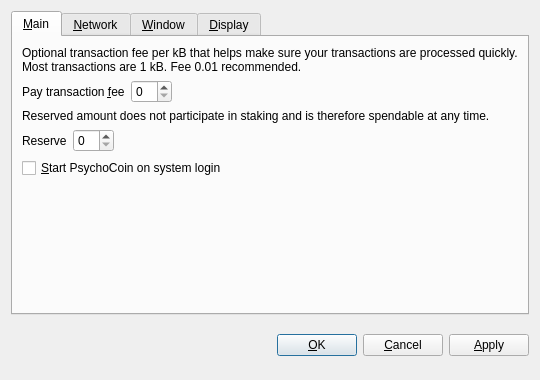
<?xml version="1.0" encoding="UTF-8"?>
<ui version="4.0">
 <class>OptionsDialog</class>
 <widget class="QDialog" name="OptionsDialog">
  <property name="geometry">
   <rect>
    <x>0</x>
    <y>0</y>
    <width>540</width>
    <height>380</height>
   </rect>
  </property>
  <property name="windowTitle">
   <string>Options</string>
  </property>
  <property name="modal">
   <bool>true</bool>
  </property>
  <layout class="QVBoxLayout" name="verticalLayout">
   <item>
    <widget class="QTabWidget" name="tabWidget">
     <property name="tabPosition">
      <enum>QTabWidget::North</enum>
     </property>
     <property name="currentIndex">
      <number>0</number>
     </property>
     <widget class="QWidget" name="tabMain">
      <attribute name="title">
       <string>&amp;Main</string>
      </attribute>
      <layout class="QVBoxLayout" name="verticalLayout_Main">
       <item>
        <widget class="QLabel" name="transactionFeeInfoLabel">
         <property name="text">
          <string>Optional transaction fee per kB that helps make sure your transactions are processed quickly. Most transactions are 1 kB. Fee 0.01 recommended.</string>
         </property>
         <property name="textFormat">
          <enum>Qt::PlainText</enum>
         </property>
         <property name="wordWrap">
          <bool>true</bool>
         </property>
        </widget>
       </item>
       <item>
        <layout class="QHBoxLayout" name="horizontalLayoutFee">
         <item>
          <widget class="QLabel" name="transactionFeeLabel">
           <property name="text">
            <string>Pay transaction &amp;fee</string>
           </property>
           <property name="textFormat">
            <enum>Qt::PlainText</enum>
           </property>
           <property name="buddy">
            <cstring>transactionFee</cstring>
           </property>
          </widget>
         </item>
         <item>
          <widget class="BitcoinAmountField" name="transactionFee"/>
         </item>
         <item>
          <spacer name="horizontalSpacerFee">
           <property name="orientation">
            <enum>Qt::Horizontal</enum>
           </property>
           <property name="sizeHint" stdset="0">
            <size>
             <width>40</width>
             <height>20</height>
            </size>
           </property>
          </spacer>
         </item>
        </layout>
       </item>
       <item>
        <widget class="QLabel" name="reserveBalanceInfoLabel">
         <property name="text">
          <string>Reserved amount does not participate in staking and is therefore spendable at any time.</string>
         </property>
         <property name="textFormat">
          <enum>Qt::PlainText</enum>
         </property>
         <property name="wordWrap">
          <bool>true</bool>
         </property>
        </widget>
       </item>
       <item>
        <layout class="QHBoxLayout" name="horizontalLayoutReserveBalance">
         <item>
          <widget class="QLabel" name="reserveBalanceLabel">
           <property name="text">
            <string>Reserve</string>
           </property>
           <property name="textFormat">
            <enum>Qt::PlainText</enum>
           </property>
           <property name="buddy">
            <cstring>reserveBalance</cstring>
           </property>
          </widget>
         </item>
         <item>
          <widget class="BitcoinAmountField" name="reserveBalance"/>
         </item>
         <item>
          <spacer name="horizontalSpacerReserveBalance">
           <property name="orientation">
            <enum>Qt::Horizontal</enum>
           </property>
           <property name="sizeHint" stdset="0">
            <size>
             <width>40</width>
             <height>20</height>
            </size>
           </property>
          </spacer>
         </item>
        </layout>
       </item>
       <item>
        <widget class="QCheckBox" name="bitcoinAtStartup">
         <property name="toolTip">
          <string>Automatically start PsychoCoin after logging in to the system.</string>
         </property>
         <property name="text">
          <string>&amp;Start PsychoCoin on system login</string>
         </property>
        </widget>
       </item>
       <item>
        <spacer name="verticalSpacer_Main">
         <property name="orientation">
          <enum>Qt::Vertical</enum>
         </property>
         <property name="sizeHint" stdset="0">
          <size>
           <width>20</width>
           <height>40</height>
          </size>
         </property>
        </spacer>
       </item>
      </layout>
     </widget>
     <widget class="QWidget" name="tabNetwork">
      <attribute name="title">
       <string>&amp;Network</string>
      </attribute>
      <layout class="QVBoxLayout" name="verticalLayout_Network">
       <item>
        <widget class="QCheckBox" name="mapPortUpnp">
         <property name="toolTip">
          <string>Automatically open the PsychoCoin client port on the router. This only works when your router supports UPnP and it is enabled.</string>
         </property>
         <property name="text">
          <string>Map port using &amp;UPnP</string>
         </property>
        </widget>
       </item>
       <item>
        <widget class="QCheckBox" name="connectSocks">
         <property name="toolTip">
          <string>Connect to the PsychoCoin network through a SOCKS proxy (e.g. when connecting through Tor).</string>
         </property>
         <property name="text">
          <string>&amp;Connect through SOCKS proxy:</string>
         </property>
        </widget>
       </item>
       <item>
        <layout class="QHBoxLayout" name="horizontalLayout_Network">
         <item>
          <widget class="QLabel" name="proxyIpLabel">
           <property name="text">
            <string>Proxy &amp;IP:</string>
           </property>
           <property name="textFormat">
            <enum>Qt::PlainText</enum>
           </property>
           <property name="buddy">
            <cstring>proxyIp</cstring>
           </property>
          </widget>
         </item>
         <item>
          <widget class="QValidatedLineEdit" name="proxyIp">
           <property name="maximumSize">
            <size>
             <width>140</width>
             <height>16777215</height>
            </size>
           </property>
           <property name="toolTip">
            <string>IP address of the proxy (e.g. 127.0.0.1)</string>
           </property>
          </widget>
         </item>
         <item>
          <widget class="QLabel" name="proxyPortLabel">
           <property name="text">
            <string>&amp;Port:</string>
           </property>
           <property name="textFormat">
            <enum>Qt::PlainText</enum>
           </property>
           <property name="buddy">
            <cstring>proxyPort</cstring>
           </property>
          </widget>
         </item>
         <item>
          <widget class="QLineEdit" name="proxyPort">
           <property name="maximumSize">
            <size>
             <width>55</width>
             <height>16777215</height>
            </size>
           </property>
           <property name="toolTip">
            <string>Port of the proxy (e.g. 9050)</string>
           </property>
          </widget>
         </item>
         <item>
          <widget class="QLabel" name="socksVersionLabel">
           <property name="text">
            <string>SOCKS &amp;Version:</string>
           </property>
           <property name="textFormat">
            <enum>Qt::PlainText</enum>
           </property>
           <property name="buddy">
            <cstring>socksVersion</cstring>
           </property>
          </widget>
         </item>
         <item>
          <widget class="QValueComboBox" name="socksVersion">
           <property name="toolTip">
            <string>SOCKS version of the proxy (e.g. 5)</string>
           </property>
          </widget>
         </item>
         <item>
          <spacer name="horizontalSpacer_Network">
           <property name="orientation">
            <enum>Qt::Horizontal</enum>
           </property>
           <property name="sizeHint" stdset="0">
            <size>
             <width>40</width>
             <height>20</height>
            </size>
           </property>
          </spacer>
         </item>
        </layout>
       </item>
       <item>
        <spacer name="verticalSpacer_Network">
         <property name="orientation">
          <enum>Qt::Vertical</enum>
         </property>
         <property name="sizeHint" stdset="0">
          <size>
           <width>20</width>
           <height>40</height>
          </size>
         </property>
        </spacer>
       </item>
      </layout>
     </widget>
     <widget class="QWidget" name="tabWindow">
      <attribute name="title">
       <string>&amp;Window</string>
      </attribute>
      <layout class="QVBoxLayout" name="verticalLayout_Window">
       <item>
        <widget class="QCheckBox" name="minimizeToTray">
         <property name="toolTip">
          <string>Show only a tray icon after minimizing the window.</string>
         </property>
         <property name="text">
          <string>&amp;Minimize to the tray instead of the taskbar</string>
         </property>
        </widget>
       </item>
       <item>
        <widget class="QCheckBox" name="minimizeOnClose">
         <property name="toolTip">
          <string>Minimize instead of exit the application when the window is closed. When this option is enabled, the application will be closed only after selecting Quit in the menu.</string>
         </property>
         <property name="text">
          <string>M&amp;inimize on close</string>
         </property>
        </widget>
       </item>
       <item>
        <spacer name="verticalSpacer_Window">
         <property name="orientation">
          <enum>Qt::Vertical</enum>
         </property>
         <property name="sizeHint" stdset="0">
          <size>
           <width>20</width>
           <height>40</height>
          </size>
         </property>
        </spacer>
       </item>
      </layout>
     </widget>
     <widget class="QWidget" name="tabDisplay">
      <attribute name="title">
       <string>&amp;Display</string>
      </attribute>
      <layout class="QVBoxLayout" name="verticalLayout_Display">
       <item>
        <layout class="QHBoxLayout" name="horizontalLayout_1_Display">
         <item>
          <widget class="QLabel" name="langLabel">
           <property name="text">
            <string>User Interface &amp;language:</string>
           </property>
           <property name="textFormat">
            <enum>Qt::PlainText</enum>
           </property>
           <property name="buddy">
            <cstring>lang</cstring>
           </property>
          </widget>
         </item>
         <item>
          <widget class="QValueComboBox" name="lang">
           <property name="toolTip">
            <string>The user interface language can be set here. This setting will take effect after restarting PsychoCoin.</string>
           </property>
          </widget>
         </item>
        </layout>
       </item>
       <item>
        <layout class="QHBoxLayout" name="horizontalLayout_2_Display">
         <item>
          <widget class="QLabel" name="unitLabel">
           <property name="text">
            <string>&amp;Unit to show amounts in:</string>
           </property>
           <property name="textFormat">
            <enum>Qt::PlainText</enum>
           </property>
           <property name="buddy">
            <cstring>unit</cstring>
           </property>
          </widget>
         </item>
         <item>
          <widget class="QValueComboBox" name="unit">
           <property name="toolTip">
            <string>Choose the default subdivision unit to show in the interface and when sending coins.</string>
           </property>
          </widget>
         </item>
        </layout>
       </item>
       <item>
        <widget class="QCheckBox" name="displayAddresses">
         <property name="toolTip">
          <string>Whether to show PsychoCoin addresses in the transaction list or not.</string>
         </property>
         <property name="text">
          <string>&amp;Display addresses in transaction list</string>
         </property>
        </widget>
       </item>
       <item>
        <widget class="QCheckBox" name="coinControlFeatures">
         <property name="toolTip">
          <string>Whether to show coin control features or not.</string>
         </property>
         <property name="text">
          <string>Display coin &amp;control features (experts only!)</string>
         </property>
        </widget>
       </item>
       <item>
        <spacer name="verticalSpacer_Display">
         <property name="orientation">
          <enum>Qt::Vertical</enum>
         </property>
         <property name="sizeHint" stdset="0">
          <size>
           <width>20</width>
           <height>40</height>
          </size>
         </property>
        </spacer>
       </item>
      </layout>
     </widget>
    </widget>
   </item>
   <item>
    <layout class="QHBoxLayout" name="horizontalLayout_Buttons">
     <item>
      <spacer name="horizontalSpacer_1">
       <property name="orientation">
        <enum>Qt::Horizontal</enum>
       </property>
       <property name="sizeHint" stdset="0">
        <size>
         <width>40</width>
         <height>48</height>
        </size>
       </property>
      </spacer>
     </item>
     <item>
      <widget class="QLabel" name="statusLabel">
       <property name="font">
        <font>
         <weight>75</weight>
         <bold>true</bold>
        </font>
       </property>
       <property name="text">
        <string/>
       </property>
       <property name="textFormat">
        <enum>Qt::PlainText</enum>
       </property>
       <property name="wordWrap">
        <bool>true</bool>
       </property>
      </widget>
     </item>
     <item>
      <spacer name="horizontalSpacer_2">
       <property name="orientation">
        <enum>Qt::Horizontal</enum>
       </property>
       <property name="sizeHint" stdset="0">
        <size>
         <width>40</width>
         <height>48</height>
        </size>
       </property>
      </spacer>
     </item>
     <item>
      <widget class="QPushButton" name="okButton">
       <property name="text">
        <string>&amp;OK</string>
       </property>
      </widget>
     </item>
     <item>
      <widget class="QPushButton" name="cancelButton">
       <property name="text">
        <string>&amp;Cancel</string>
       </property>
       <property name="autoDefault">
        <bool>false</bool>
       </property>
      </widget>
     </item>
     <item>
      <widget class="QPushButton" name="applyButton">
       <property name="text">
        <string>&amp;Apply</string>
       </property>
       <property name="autoDefault">
        <bool>false</bool>
       </property>
      </widget>
     </item>
    </layout>
   </item>
  </layout>
 </widget>
 <customwidgets>
  <customwidget>
   <class>BitcoinAmountField</class>
   <extends>QSpinBox</extends>
   <header>bitcoinamountfield.h</header>
  </customwidget>
  <customwidget>
   <class>QValueComboBox</class>
   <extends>QComboBox</extends>
   <header>qvaluecombobox.h</header>
  </customwidget>
  <customwidget>
   <class>QValidatedLineEdit</class>
   <extends>QLineEdit</extends>
   <header>qvalidatedlineedit.h</header>
  </customwidget>
 </customwidgets>
 <resources/>
 <connections/>
</ui>
